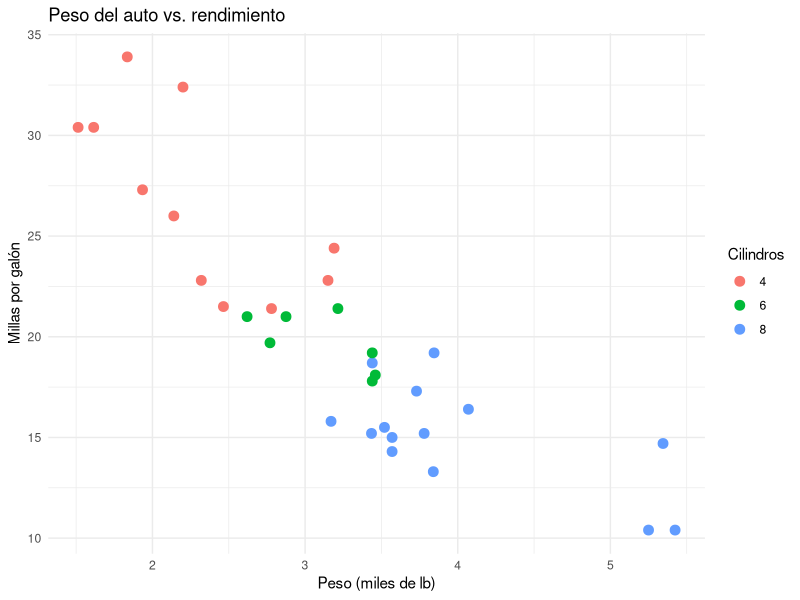

Recreate this plot in R.
## ---- chunk 1
#| echo: false
#| message: false
library(dplyr)
library(ggplot2)
## ---- chunk 2
head(mtcars)
## ---- chunk 3
#| echo: false
#| warning: false
ggplot(mtcars, aes(x = wt, y = mpg, color = as.factor(cyl))) +
  geom_point(size = 3) +
  labs(
    title = "Peso del auto vs. rendimiento",
    x = "Peso (miles de lb)",
    y = "Millas por galón",
    color = "Cilindros"
  ) +
  theme_minimal()
## ---- chunk 4
#| echo: false
mtcars |>
  group_by(cyl) |>
  summarise(mpg_promedio = mean(mpg)) |>
  knitr::kable()
## ---- chunk 5
summary(iris)
